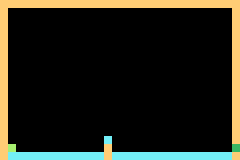

A 2D game scene composited from a Tiled map and its tileset images. What follows is a short description and the map's XML, with each tile layer's data collapsed to a summary:
An orthogonal 30x20 tile map with 8x8 px tiles, 2 tile layers (Kachelebene 1, Kachelebene 2).

<map version="1.2" tiledversion="1.2.4" orientation="orthogonal" renderorder="right-down" width="30" height="20" tilewidth="8" tileheight="8" infinite="0" nextlayerid="3" nextobjectid="1">
 <tileset firstgid="1" name="world" tilewidth="8" tileheight="8" tilecount="64" columns="8">
  <image source="../images/world.png" width="64" height="64" />
 </tileset>
 <layer id="1" name="Kachelebene 1" width="30" height="20">
  <data>[600 cells, 98 non-empty, 9 distinct tile ids]</data>
 </layer>
 <layer id="2" name="Kachelebene 2" width="30" height="20">
  <data>[600 cells, 99 non-empty, 4 distinct tile ids]</data>
 </layer>
</map>
